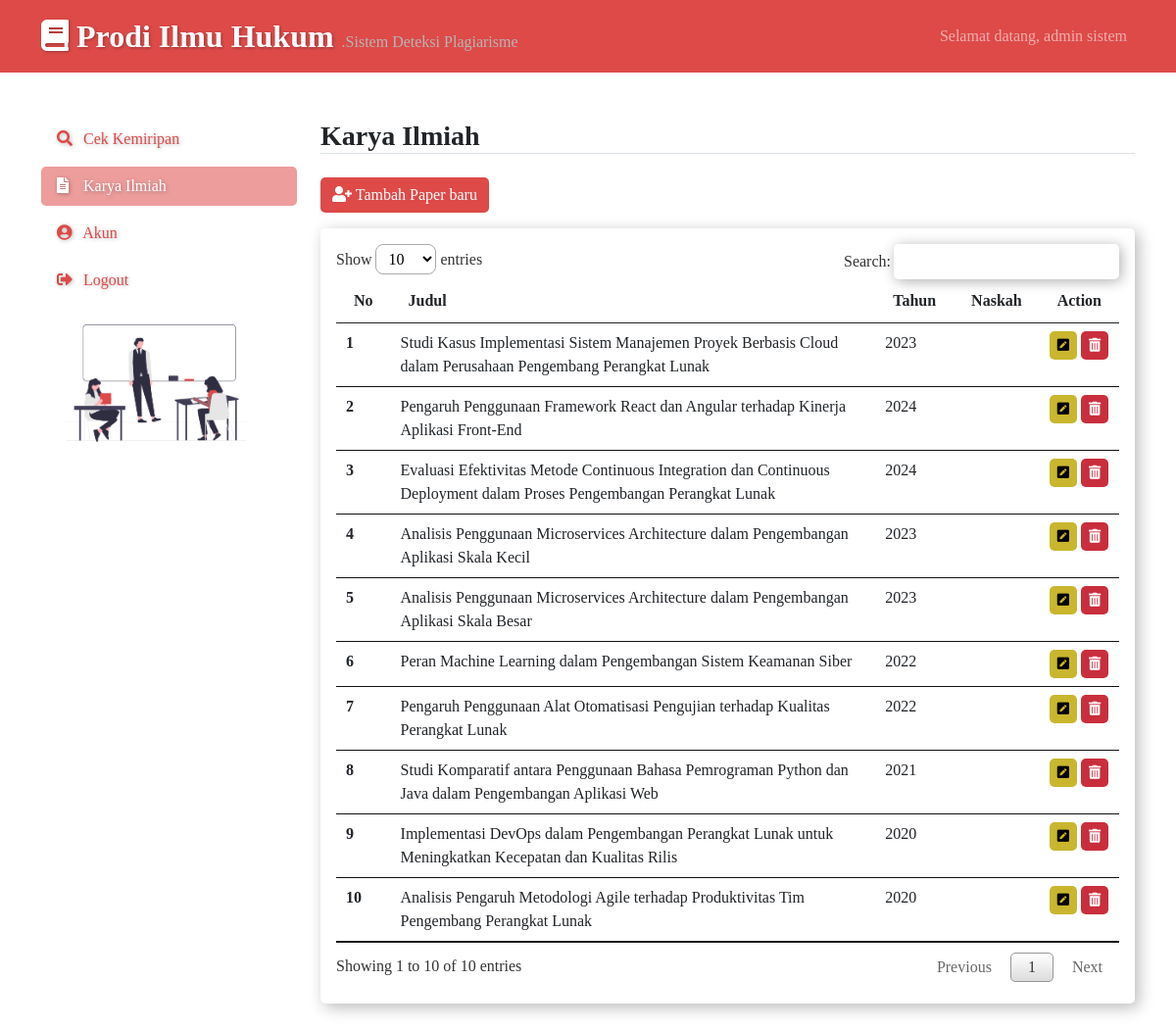
The page /public/papers (signed in) on the database its author committed.
### tables this page shows
CREATE TABLE `papers` (
  `paper_id` int(11) NOT NULL,
  `title` text NOT NULL,
  `years` year(4) NOT NULL,
  `document` text DEFAULT NULL,
  `text_doc` text DEFAULT NULL
);

### app/core/Controller.php (called while the page is built, shortened)
<?php
class Controller
{
    protected function view($view, $data = [])
    {
        require_once '../app/views/' . $view . '.php';
    }
    protected function model($model)
    {
        return new $model;
    }
}

### app/controllers/Papers.php (called while the page is built, shortened)
<?php
class Papers extends Controller
{
    public function index()
    {
        $data['judul'] = 'papers';
        $data['gambar'] = 'img/img';
        $data['nama'] = $_SESSION['name'];
        $this->view('templates/head', $data);
        $this->view('templates/header', $data);
        $this->view('templates/sidebar', $data);
        $data['papers'] = $this->model('Paper_model')->getPapersAll($_SESSION['user_id']);
        $this->view('fitur/papers', $data);
        $this->view('templates/foot');
    }
}

### app/core/App.php (called while the page is built, shortened)
<?php
class App
{
    protected $method = 'index';
    protected $params = [];
    public function __construct()
    {
        $this->controller = new $this->controller;
        call_user_func_array([$this->controller, $this->method], $this->params);
    }
}

### public/index.php (called while the page is built, shortened)
<?php
$app = new App();

### app/core/Database.php (called while the page is built, shortened)
<?php
class Database
{
    private $host = DB_HOST;
    private $user = DB_USER;
    private $pass = DB_PASS;
    private $db_name = DB_NAME;
    private $dbh;
    private $stmt;
    public function __construct()
    {
        $dsn = "mysql:host=" . $this->host . ";dbname=" . $this->db_name;
        $option = [
            PDO::ATTR_PERSISTENT => true,
            PDO::ATTR_ERRMODE => PDO::ERRMODE_EXCEPTION
        ];
        try {
            $this->dbh = new PDO($dsn, $this->user, $this->pass, $option);
        } catch (PDOException $e) {
            die($e->getMessage());
        }
    }
    public function query($query)
    {
        $this->stmt = $this->dbh->prepare($query);
    }
    public function execute()
    {
        return $this->stmt->execute();
    }
    public function resultSet()
    {
        $this->execute();
        return $this->stmt->fetchAll(PDO::FETCH_ASSOC);
    }
}

### app/models/Paper_model.php (called while the page is built, shortened)
<?php
class Paper_model
{
    private $db;
    public function __construct()
    {
        $this->db = new Database;
    }
    public function getPapersAll()
    {
        $this->db->query("SELECT * FROM `papers` ORDER BY paper_id DESC");
        return $this->db->resultSet();
    }
}

### app/views/fitur/papers.php (the view, shortened to what this page needs)
<div class="container">
    <div class="row justify-content-end mb-3">
        <div class="col-9">
            <h3 class="border-bottom"><strong>Karya Ilmiah</strong></h3>
        </div>
    </div>
    <div class="row justify-content-end">
        <div class="col-9">
            <button type="button" class="btn btn-primary" data-bs-toggle="modal" data-bs-target="#tambahdata">
                <i class="fas fa-user-plus"></i>
                Tambah Paper baru
            </button>
        </div>
    </div>
    <div class="row justify-content-end mt-3">
        <div class="col-9">
            <div class="card" style="width: 100%;">
                <div class="card-body">
                    <table id="tableSearch" class="table  table-hover">
                        <thead>
                            <tr>
                                <th scope="col">No</th>
                                <th scope="col">Judul</th>
                                <th scope="col">Tahun</th>
                                <th scope="col">Naskah</th>
                                <th scope="col">Action</th>
                            </tr>
                        </thead>
                        <tbody>
                            <?php
                            $i = 1;
                            foreach ($data['papers'] as $vals) :
                            ?>
                                <tr>
                                    <th scope="row"><?= $i ?></th>
                                    <td><?= $vals['title'] ?></td>
                                    <td><?= $vals['years'] ?></td>
                                    <td>
                                    </td>
                                    <td>
                                        <button title="Perbarui data Paper" type="button" class="btn btn-warning btn-sm" data-bs-toggle="modal" data-bs-toggle="tooltip" data-bs-target="#update<?= $vals['paper_id'] ?>"><i class="fas fa-pen-square"></i></button>
                                        <button title="Hapus data Paper" type="button" class="btn btn-danger btn-sm" data-bs-toggle="modal" data-bs-toggle="tooltip" data-bs-target="#hapus<?= $vals['paper_id'] ?>"><i class="fas fa-trash-alt"></i></button>
                                    </td>
                                </tr>
                            <?php
                                $i++;
                            endforeach;
                            ?>
                        </tbody>
                    </table>
                </div>
            </div>
        </div>
    </div>
</div>
<br>
<br>
<br>

### app/views/templates/head.php (shortened to what this page needs)
<!DOCTYPE html>
<html lang="en">
<head>
    <link rel="stylesheet" href="<?= BASEURL ?>css/style.css">
    <link rel="stylesheet" href="<?= BASEURL ?>css/bootstrap.min.css">
    <link rel="stylesheet" href="<?= BASEURL ?>css/fontawesome/css/all.css">
    <link rel="stylesheet" href="<?= BASEURL ?>css/jquery.dataTables.min.css">
</head>
<body class="klinik-body">

### app/views/templates/header.php (shortened to what this page needs)
<nav class="navbar navbar-expand-lg navbar-dark mb-5">
    <div class="container">
        <a class="navbar-brand" href="<?= BASEURL ?>">
            <strong>
                <i class="fas fa-book"></i>
                Prodi Ilmu Hukum
            </strong>.Sistem Deteksi Plagiarisme
        </a>
        <div class="collapse navbar-collapse" id="navbarText">
            <span class="navbar-text">
                <ul class="navbar-nav me-auto mb-2 mb-lg-0">
                    <li class="nav-item dropdown">
                        <a data-bs-toggle="dropdown" class="nav-link " aria-current="page" href="#">Selamat datang, <?= $_SESSION['name'] ?></a>
                    </li>
                </ul>
            </span>
        </div>
    </div>
</nav>

### app/views/templates/sidebar.php
<div class="container sidebar">
  <div class="row">
    <div class="col-3">
      <ul class="nav flex-column">
        <li class="nav-item pb-2">
          <a class="nav-link <?php if ($data['judul'] == 'dashboard') : echo 'active';
                              endif; ?>" aria-current="page" href="<?= BASEURL ?>dashboard">
            <i class="fas fa-search"></i>
            Cek Kemiripan</a>
        </li>
        <li class="nav-item pb-2">
          <a class="nav-link <?php if ($data['judul'] == 'papers') : echo 'active';
                              endif; ?>" href="<?= BASEURL ?>papers">
            <i class="fas fa-file-alt"></i>
            Karya Ilmiah</a>
        </li>
        <li class="nav-item pb-2">
          <a class="nav-link <?php if ($data['judul'] == 'profil') : echo 'active';
                              endif; ?>" href="<?= BASEURL ?>profil">
            <i class="fas fa-user-circle"></i>
            Akun</a>
        </li>
        <li class="nav-item pb-2">
          <a class="nav-link" href="<?= BASEURL ?>logout/logout">
            <i class="fas fa-sign-out-alt"></i>
            Logout</a>
        </li>
        <li class="nav-item pb-2">
          <img src="<?= BASEURL ?>img/back.png" alt="" width="90%">
        </li>
      </ul>
    </div>
  </div>
</div>

### app/views/templates/foot.php (shortened to what this page needs)
</body>
</html>

### public/css/style.css (style rules this page uses)
* { font-family: cantarel; }
.container.sidebar { position: relative; margin-top: 12px; }
.container.sidebar div div { position: absolute; z-index: 2; }
.klinik-body .btn-primary, .klinik-body .btn-secondary, .klinik-body .btn-warning, .klinik-body .btn-success, .klinik-body .btn-danger { border-radius: 5px; border: none; }
.klinik-body .btn-primary { background: #DD4A48; color: white; }
body.klinik-body a.navbar-brand strong { font-size: 2rem; color: white; text-shadow: 1px 1px 3px #0000004d; }
body.klinik-body a.navbar-brand { font-size: 1rem; color: #b5b5b5; text-shadow: none; }
.container.sidebar a.nav-link { color: #DD4A48; font-size: 16px; border-radius: 5px; text-shadow: 1px 1px 4px #0000004a; }
.container.sidebar a.nav-link.active { background: #DD4A488a; color: white; }
.container.sidebar i.fas { width: 23px; }
.klinik-body .btn-warning { background: #c9b62e; }
.klinik-body .btn-danger { background: #c92e3c; }
body.klinik-body .card { border: none; border-radius: 5px; border: none; box-shadow: 4px 4px 16px #00000047; }
body.klinik-body nav.navbar.navbar-expand-lg.navbar-dark { background: #DD4A48; }

### rows shown on the page
papers: title "Studi Kasus Implementasi Sistem Manajemen Proyek Berbasis Cloud dalam Perusahaan Pengembang Perangkat Lunak", years "2023"
papers: title "Pengaruh Penggunaan Framework React dan Angular terhadap Kinerja Aplikasi Front-End", years "2024"
papers: title "Evaluasi Efektivitas Metode Continuous Integration dan Continuous Deployment dalam Proses Pengembangan Perangkat Lunak", years "2024"
papers: title "Analisis Penggunaan Microservices Architecture dalam Pengembangan Aplikasi Skala Kecil", years "2023"
papers: title "Analisis Penggunaan Microservices Architecture dalam Pengembangan Aplikasi Skala Besar", years "2023"
papers: title "Peran Machine Learning dalam Pengembangan Sistem Keamanan Siber", years "2022"
papers: title "Pengaruh Penggunaan Alat Otomatisasi Pengujian terhadap Kualitas Perangkat Lunak", years "2022"
papers: title "Studi Komparatif antara Penggunaan Bahasa Pemrograman Python dan Java dalam Pengembangan Aplikasi Web", years "2021"
papers: title "Implementasi DevOps dalam Pengembangan Perangkat Lunak untuk Meningkatkan Kecepatan dan Kualitas Rilis", years "2020"
papers: title "Analisis Pengaruh Metodologi Agile terhadap Produktivitas Tim Pengembang Perangkat Lunak", years "2020"

### other values the page prints
$_SESSION['name'] "admin sistem"
